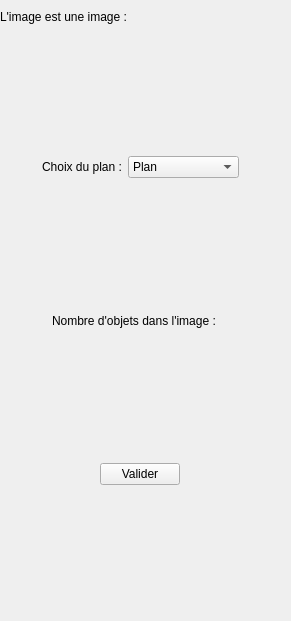
<?xml version="1.0" encoding="UTF-8"?>
<ui version="4.0">
 <class>Comptage</class>
 <widget class="QWidget" name="Comptage">
  <property name="geometry">
   <rect>
    <x>0</x>
    <y>0</y>
    <width>291</width>
    <height>621</height>
   </rect>
  </property>
  <property name="windowTitle">
   <string>Form</string>
  </property>
  <widget class="QWidget" name="">
   <property name="geometry">
    <rect>
     <x>0</x>
     <y>10</y>
     <width>281</width>
     <height>601</height>
    </rect>
   </property>
   <layout class="QVBoxLayout" name="verticalLayout">
    <item>
     <layout class="QHBoxLayout" name="horizontalLayout">
      <item>
       <widget class="QLabel" name="label">
        <property name="text">
         <string>L'image est une image :</string>
        </property>
       </widget>
      </item>
      <item>
       <widget class="QLabel" name="lblType">
        <property name="text">
         <string/>
        </property>
       </widget>
      </item>
     </layout>
    </item>
    <item>
     <spacer name="verticalSpacer_3">
      <property name="orientation">
       <enum>Qt::Vertical</enum>
      </property>
      <property name="sizeHint" stdset="0">
       <size>
        <width>20</width>
        <height>40</height>
       </size>
      </property>
     </spacer>
    </item>
    <item>
     <layout class="QHBoxLayout" name="horizontalLayout_2">
      <item>
       <spacer name="horizontalSpacer">
        <property name="orientation">
         <enum>Qt::Horizontal</enum>
        </property>
        <property name="sizeHint" stdset="0">
         <size>
          <width>40</width>
          <height>20</height>
         </size>
        </property>
       </spacer>
      </item>
      <item>
       <widget class="QLabel" name="lblPlan">
        <property name="text">
         <string>Choix du plan :</string>
        </property>
       </widget>
      </item>
      <item>
       <widget class="QComboBox" name="cbPlan">
        <item>
         <property name="text">
          <string>Plan</string>
         </property>
        </item>
        <item>
         <property name="text">
          <string>Plan 0 : Rouge</string>
         </property>
        </item>
        <item>
         <property name="text">
          <string>Plan 1 : Vert</string>
         </property>
        </item>
        <item>
         <property name="text">
          <string>Plan 2 : Bleu</string>
         </property>
        </item>
       </widget>
      </item>
      <item>
       <spacer name="horizontalSpacer_2">
        <property name="orientation">
         <enum>Qt::Horizontal</enum>
        </property>
        <property name="sizeHint" stdset="0">
         <size>
          <width>40</width>
          <height>20</height>
         </size>
        </property>
       </spacer>
      </item>
     </layout>
    </item>
    <item>
     <spacer name="verticalSpacer_2">
      <property name="orientation">
       <enum>Qt::Vertical</enum>
      </property>
      <property name="sizeHint" stdset="0">
       <size>
        <width>20</width>
        <height>40</height>
       </size>
      </property>
     </spacer>
    </item>
    <item>
     <layout class="QHBoxLayout" name="horizontalLayout_3">
      <item>
       <spacer name="horizontalSpacer_3">
        <property name="orientation">
         <enum>Qt::Horizontal</enum>
        </property>
        <property name="sizeHint" stdset="0">
         <size>
          <width>40</width>
          <height>20</height>
         </size>
        </property>
       </spacer>
      </item>
      <item>
       <widget class="QLabel" name="label_3">
        <property name="text">
         <string>Nombre d'objets dans l'image :</string>
        </property>
       </widget>
      </item>
      <item>
       <widget class="QLabel" name="lblRes">
        <property name="text">
         <string/>
        </property>
       </widget>
      </item>
      <item>
       <spacer name="horizontalSpacer_4">
        <property name="orientation">
         <enum>Qt::Horizontal</enum>
        </property>
        <property name="sizeHint" stdset="0">
         <size>
          <width>40</width>
          <height>20</height>
         </size>
        </property>
       </spacer>
      </item>
     </layout>
    </item>
    <item>
     <spacer name="verticalSpacer_4">
      <property name="orientation">
       <enum>Qt::Vertical</enum>
      </property>
      <property name="sizeHint" stdset="0">
       <size>
        <width>20</width>
        <height>40</height>
       </size>
      </property>
     </spacer>
    </item>
    <item alignment="Qt::AlignHCenter">
     <widget class="QPushButton" name="BoutValider">
      <property name="maximumSize">
       <size>
        <width>100</width>
        <height>16777215</height>
       </size>
      </property>
      <property name="text">
       <string>Valider</string>
      </property>
     </widget>
    </item>
    <item>
     <spacer name="verticalSpacer">
      <property name="orientation">
       <enum>Qt::Vertical</enum>
      </property>
      <property name="sizeHint" stdset="0">
       <size>
        <width>20</width>
        <height>40</height>
       </size>
      </property>
     </spacer>
    </item>
   </layout>
  </widget>
 </widget>
 <resources/>
 <connections/>
</ui>
